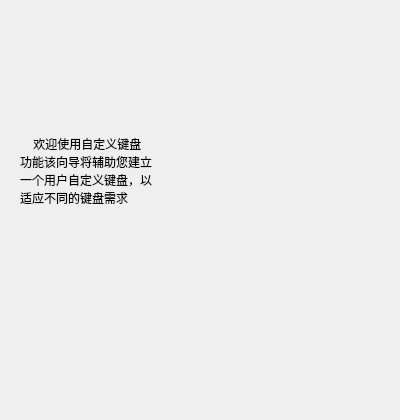
<?xml version="1.0" encoding="UTF-8"?>
<ui version="4.0">
 <class>QUserkeyboardwelcome</class>
 <widget class="QWidget" name="QUserkeyboardwelcome">
  <property name="geometry">
   <rect>
    <x>0</x>
    <y>0</y>
    <width>400</width>
    <height>420</height>
   </rect>
  </property>
  <property name="windowTitle">
   <string>Form</string>
  </property>
  <widget class="QLabel" name="label">
   <property name="geometry">
    <rect>
     <x>20</x>
     <y>30</y>
     <width>201</width>
     <height>281</height>
    </rect>
   </property>
   <property name="text">
    <string>    欢迎使用自定义键盘
功能该向导将辅助您建立
一个用户自定义键盘，以
适应不同的键盘需求</string>
   </property>
  </widget>
  <widget class="QLabel" name="label_2">
   <property name="geometry">
    <rect>
     <x>220</x>
     <y>50</y>
     <width>151</width>
     <height>141</height>
    </rect>
   </property>
   <property name="text">
    <string/>
   </property>
   <property name="pixmap">
    <pixmap resource="../../resourse.qrc">:/tree/images/tree/User.ico</pixmap>
   </property>
  </widget>
  <widget class="QLabel" name="label_3">
   <property name="geometry">
    <rect>
     <x>220</x>
     <y>180</y>
     <width>131</width>
     <height>101</height>
    </rect>
   </property>
   <property name="text">
    <string/>
   </property>
   <property name="pixmap">
    <pixmap resource="../../resourse.qrc">:/tree/images/tree/keyboard.ico</pixmap>
   </property>
  </widget>
 </widget>
 <resources>
  <include location="../../resourse.qrc"/>
 </resources>
 <connections/>
</ui>
